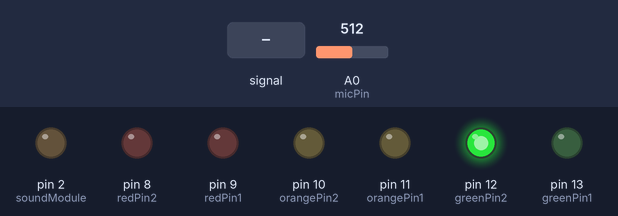
A sketch run on a simulated Arduino Uno, built with avr-gcc and run on an emulated ATmega328P. On the bench: output pins drawn as LEDs (lit = HIGH). Dashed ring = blinking. The inputs (shaded band) are chosen by the test bench; at power-on: A0 (micPin) = 512. What the sketch prints to the serial monitor is not drawn.

Above: at 1.2 s.
1.3 s: A0 (micPin) fed a 200 Hz sine of ±81 counts around its level
At 1.85 s:
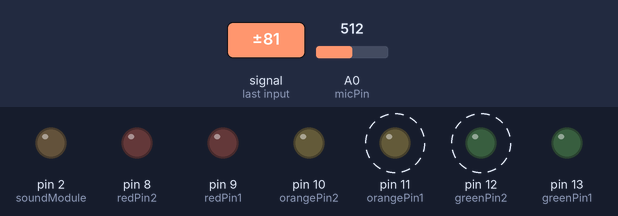
4.3 s: A0 (micPin) set to 660
At 5.2 s:
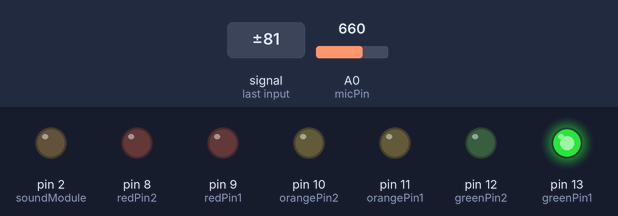
5.8 s: A0 (micPin) fed a 1000 Hz sine of ±255 counts around its level
At 5.95 s:
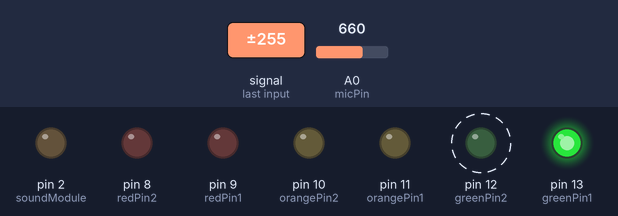
8.8 s: A0 (micPin) fed a 50 Hz sine of ±306 counts around its level
11.8 s: A0 (micPin) set to 511
At 12.8 s:
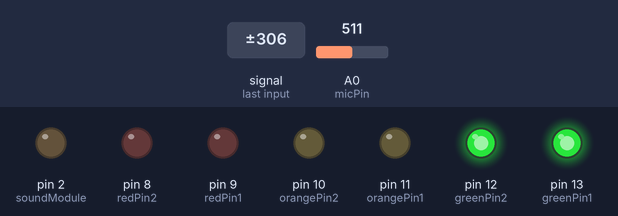
13.3 s: A0 (micPin) fed a 2 Hz sine of ±306 counts around its level
At 13.93 s:
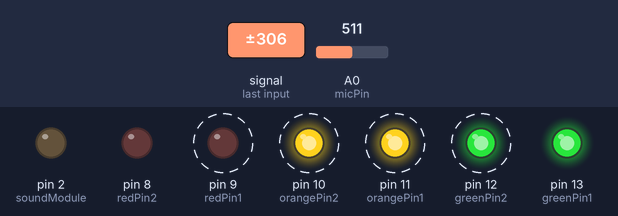
Timing chart, 0 to 17.3 s (numbered marks = the images above; inputs shaded):
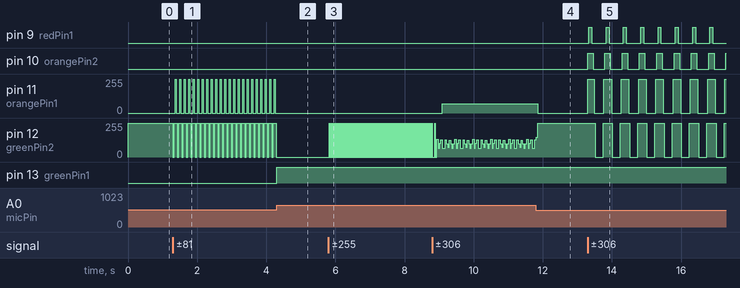

Measured:
- after the input at 1.3 s, pin 11 (orangePin1): alternates 255/255 for 0.03 s and 0/255 for 0.10 s, starting after 0.07 s; pin 12 (greenPin2): alternates 255/255 for 0.08 s and 0/255 for 0.05 s, starting at once
- after the input at 4.3 s, pin 11 (orangePin1), pin 12 (greenPin2): stops changing and stays 0/255; pin 13 (greenPin1): LOW → HIGH at once
- after the input at 5.8 s, pin 12 (greenPin2): alternates 255/255 for 0.01 s and 0/255 for 0.02 s, starting at once
- after the input at 8.8 s, pin 11 (orangePin1): 0/255 → 68/255 after 0.29 s
- after the input at 11.8 s, pin 11 (orangePin1): 68/255 → 0/255 after 0.05 s
- after the input at 13.3 s, pin 9 (redPin1): alternates HIGH for 0.09 s and LOW for 0.41 s, starting at once; pin 10 (orangePin2): alternates HIGH for 0.16 s and LOW for 0.34 s, starting at once

The sketch:

equilizer-arduino.ino
```cpp
// constants won't change. They're used here to
// set pin numbers:
const int greenPin1 = 13;
const int greenPin2 = 12;
const int orangePin1 = 11;
const int orangePin2 = 10;
const int redPin1 = 9;
const int redPin2 = 8;

const int soundModule = 2;
const int micPin = 0;

int soundSensorRead = 0;

void setup() {

  pinMode(soundModule, OUTPUT);

  // initialize the LED pin as an output:
  pinMode(greenPin1, OUTPUT);
  pinMode(greenPin2, OUTPUT);

  pinMode(orangePin1, OUTPUT);
  pinMode(orangePin2, OUTPUT);

  pinMode(redPin1, OUTPUT);
  pinMode(redPin2, OUTPUT);
  Serial.begin(9600);


}

void loop() {

  soundSensorRead = analogRead(micPin);    // read the input pin

  if(soundSensorRead > 650){
  // display led green
  digitalWrite(greenPin1, HIGH);
  }

  if(soundSensorRead < 550){
  // display led green
  digitalWrite(greenPin2, HIGH);
  }else{
  digitalWrite(greenPin2, LOW);
  }

  if(soundSensorRead < 450){
  digitalWrite(orangePin1, HIGH);
  }else{
  digitalWrite(orangePin1, LOW);
  }

  if(soundSensorRead < 350){
  digitalWrite(orangePin2, HIGH);
  }else{
  digitalWrite(orangePin2, LOW);
  }

  if(soundSensorRead < 250){
  digitalWrite(redPin1, HIGH);
  }else{
  digitalWrite(redPin1, LOW);
  }

  if(soundSensorRead < 150){
  digitalWrite(redPin2, HIGH);
  }else{
  digitalWrite(redPin2, LOW);
  }


  Serial.println(soundSensorRead);             // debug value

}
```
